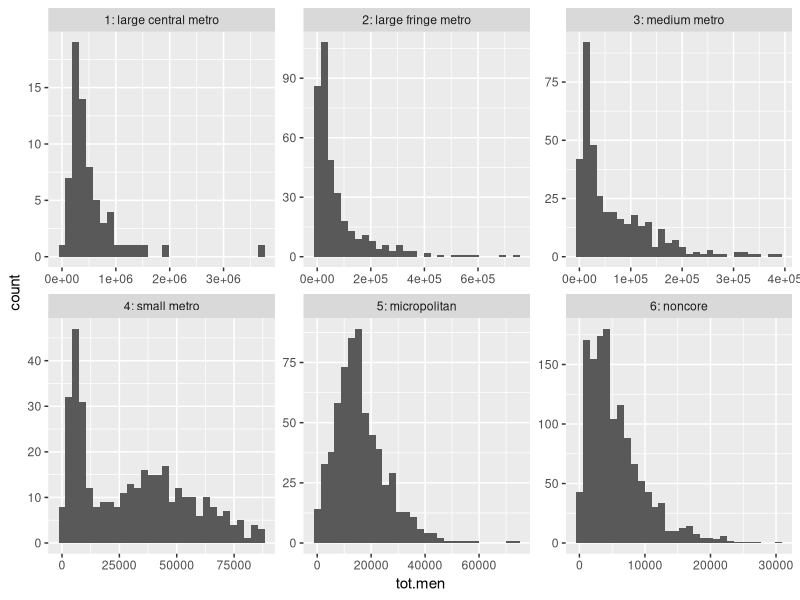
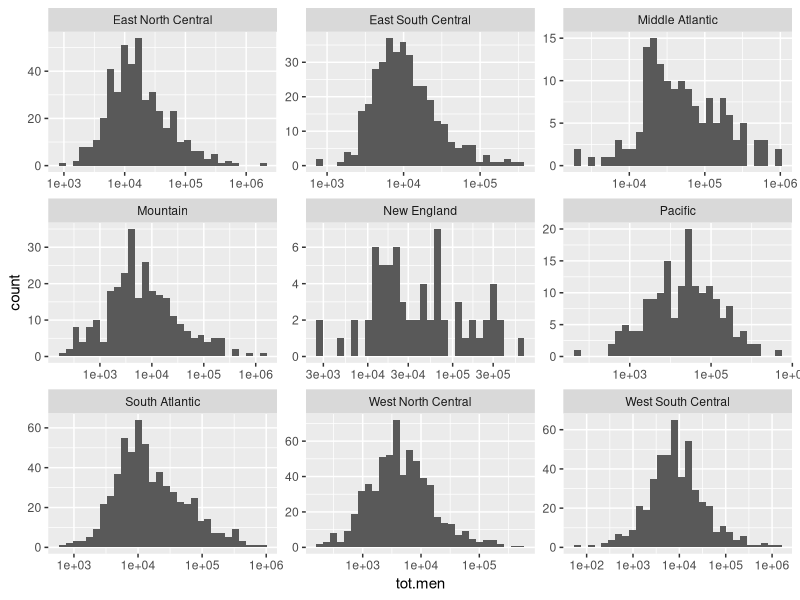
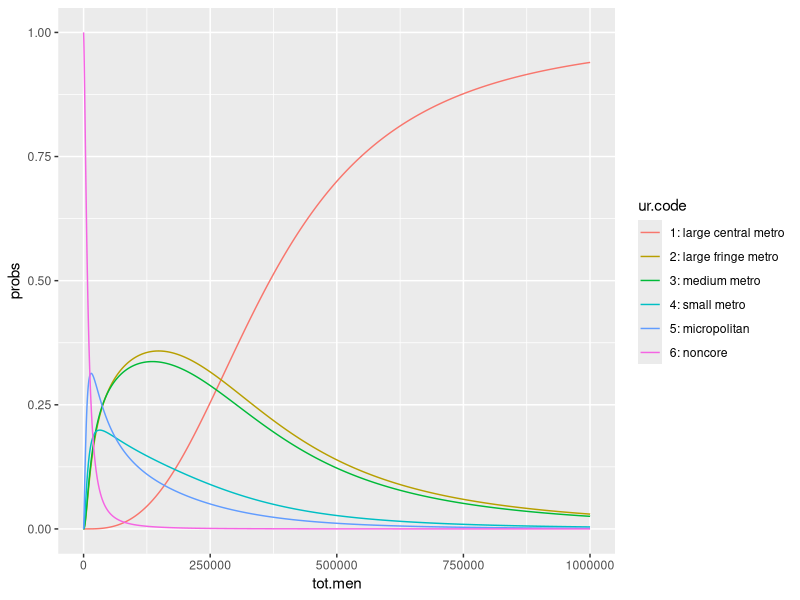
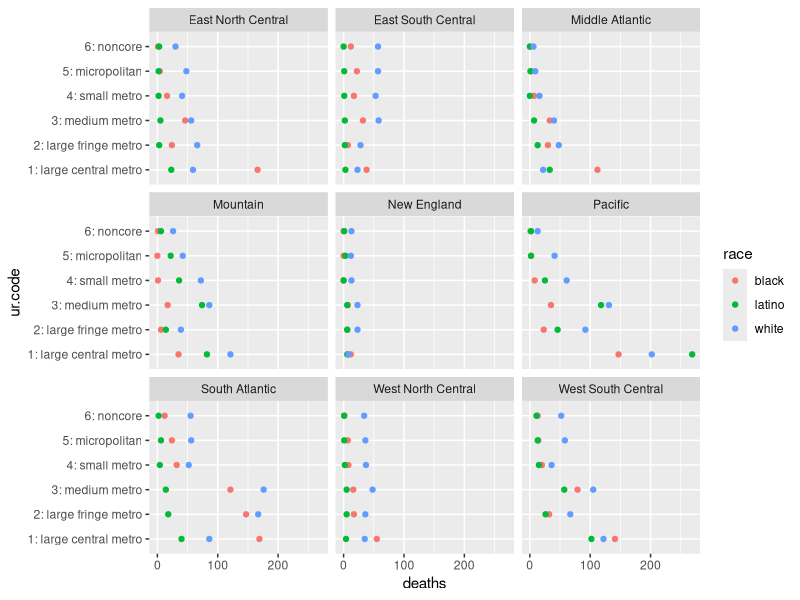

Recreate these plots in R, in order.
## ---- chunk 1
library(tidyverse)
fe<-read_csv("./data/fe_division_rural.csv")
## ---- chunk 2
ggplot(fe, 
       aes(x = tot.men)) + 
  geom_histogram() + 
  facet_wrap(~ur.code, scales = "free")
## ---- chunk 3
ggplot(fe, 
       aes(x = tot.men)) + 
  geom_histogram() + 
  scale_x_log10() + 
  facet_wrap(~division, scales = "free")
## ---- chunk 4
library(nnet)

m1<-multinom(ur.code ~ log(tot.men),
             data = fe)

m2<-multinom(ur.code ~ log(tot.men) + division,
             data = fe)

fake_data<-data.frame(tot.men = seq(from = 1, to = 1e6, by = 10))

preds<-as.data.frame(predict(m1, fake_data, "probs"))

preds<-preds%>%
  gather(key = ur.code, value = probs)

preds<-preds%>%
  bind_cols(tot.men = rep(fake_data$tot.men, 6))

ggplot(preds,
       aes(x = tot.men, y = probs,
           color = ur.code)) +
  geom_line()
## ---- chunk 5
#First, transform the data using this code
fe_long_pop<-fe%>%
  select(fips, state, ur.code, division, black.men, white.men, latino.men)%>%
  rename(black = black.men, white = white.men, latino = latino.men)%>%
  gather(key = "race", value = "pop", -fips, -state, -ur.code, -division)

fe_long<-fe%>%
  select(fips, state, ur.code, division, d.black, d.latino, d.white)%>%
  rename(black = d.black, latino = d.latino, white = d.white)%>%
  gather(key = "race", value = "deaths", -fips, -state, -ur.code, -division)%>%
  left_join(fe_long_pop)
## ---- chunk 6
fe_long_total<-fe_long%>%
  group_by(division)%>%
  summarise(deaths = sum(deaths),
            death.rt = sum(deaths) / sum(pop) * 1e5)

fe_long_total
## ---- chunk 7
fe_long_total<-fe_long%>%
  group_by(ur.code)%>%
  summarise(deaths = sum(deaths),
            death.rt = sum(deaths) / sum(pop) * 1e5)

fe_long_total
## ---- chunk 8
fe_long_total<-fe_long%>%
  group_by(race)%>%
  summarise(deaths = sum(deaths),
            death.rt = sum(deaths) / sum(pop) * 1e5)

fe_long_total
## ---- chunk 9
fe_long_total<-fe_long%>%
  group_by(race, ur.code, division)%>%
  summarise(deaths = sum(deaths),
            death.rt = sum(deaths) / sum(pop) * 1e5)

ggplot(fe_long_total, aes(x = deaths, y = ur.code, color = race, group = race)) + 
  geom_point() + 
  facet_wrap(~division)
## ---- chunk 10
m1<-glm(deaths ~ race + 
          offset(I(log(pop+1))), 
                               data = fe_long)

m2<-glm(deaths ~ race + ur.code + 
          offset(I(log(pop+1))), 
                               data = fe_long)

m3<-glm(deaths ~ race + ur.code + division + 
          offset(I(log(pop+1))), 
                               data = fe_long)

m4<-glm(deaths ~ race * (ur.code + division) + 
          offset(I(log(pop+1))), 
                               data = fe_long)

BIC(m1);BIC(m2);BIC(m3);BIC(m4)

library(broom)
m1_t<-tidy(m1)
#black risk
exp(m1_t$estimate[1]) * 1e5
#latino risk
exp(m1_t$estimate[1] + m1_t$estimate[2]) * 1e5
#white risk
exp(m1_t$estimate[1] + m1_t$estimate[3]) * 1e5

